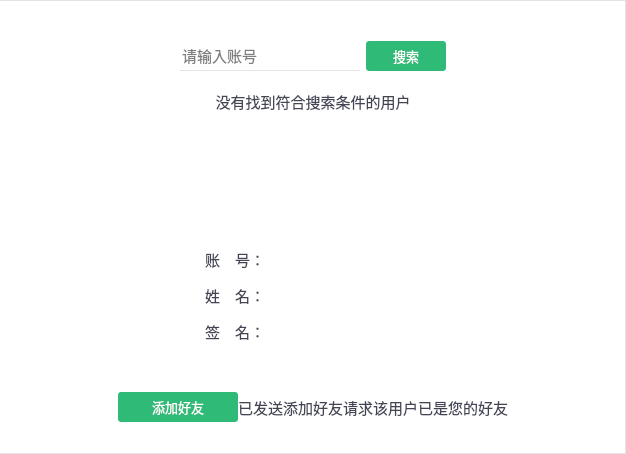
<?xml version="1.0" encoding="UTF-8"?>
<ui version="4.0">
 <class>STContactAddNewClass</class>
 <widget class="QWidget" name="STContactAddNewClass">
  <property name="geometry">
   <rect>
    <x>0</x>
    <y>0</y>
    <width>626</width>
    <height>454</height>
   </rect>
  </property>
  <property name="windowTitle">
   <string>STContactAddNew</string>
  </property>
  <property name="styleSheet">
   <string notr="true">QWidget {background-color: #ffffff;}

QWidget#STContactAddNewClass{border-right: 1px solid #e3e3e3;border-top: 1px solid #e3e3e3;border-bottom: 1px solid #e3e3e3;}</string>
  </property>
  <layout class="QVBoxLayout" name="verticalLayout">
   <item>
    <widget class="QWidget" name="widSearch" native="true">
     <layout class="QHBoxLayout" name="horizontalLayout_11">
      <property name="leftMargin">
       <number>0</number>
      </property>
      <property name="topMargin">
       <number>30</number>
      </property>
      <property name="rightMargin">
       <number>0</number>
      </property>
      <property name="bottomMargin">
       <number>0</number>
      </property>
      <item>
       <spacer name="horizontalSpacer_21">
        <property name="orientation">
         <enum>Qt::Horizontal</enum>
        </property>
        <property name="sizeHint" stdset="0">
         <size>
          <width>40</width>
          <height>20</height>
         </size>
        </property>
       </spacer>
      </item>
      <item>
       <widget class="QLineEdit" name="leContactJid">
        <property name="minimumSize">
         <size>
          <width>180</width>
          <height>30</height>
         </size>
        </property>
        <property name="maximumSize">
         <size>
          <width>180</width>
          <height>30</height>
         </size>
        </property>
        <property name="font">
         <font>
          <family>微软雅黑</family>
          <pointsize>11</pointsize>
         </font>
        </property>
        <property name="styleSheet">
         <string notr="true">border: 0px;border-bottom: 1px solid #e3e3e3;
</string>
        </property>
        <property name="placeholderText">
         <string>请输入账号</string>
        </property>
       </widget>
      </item>
      <item>
       <widget class="QPushButton" name="pbSearch">
        <property name="minimumSize">
         <size>
          <width>80</width>
          <height>30</height>
         </size>
        </property>
        <property name="maximumSize">
         <size>
          <width>80</width>
          <height>30</height>
         </size>
        </property>
        <property name="font">
         <font>
          <family>微软雅黑</family>
          <pointsize>10</pointsize>
         </font>
        </property>
        <property name="styleSheet">
         <string notr="true">

QPushButton {
	border-radius: 3px;
	color: rgb(255, 255, 255);
	background-color: rgb(48, 186, 120);
}
QPushButton:hover:pressed {
	background-color: rgb(48, 186, 120);
}
QPushButton:hover:!pressed {
	
	background-color: rgb(109, 206, 160);
}</string>
        </property>
        <property name="text">
         <string>搜索</string>
        </property>
        <property name="flat">
         <bool>true</bool>
        </property>
       </widget>
      </item>
      <item>
       <spacer name="horizontalSpacer_22">
        <property name="orientation">
         <enum>Qt::Horizontal</enum>
        </property>
        <property name="sizeHint" stdset="0">
         <size>
          <width>40</width>
          <height>20</height>
         </size>
        </property>
       </spacer>
      </item>
     </layout>
    </widget>
   </item>
   <item>
    <widget class="QWidget" name="widNotFound" native="true">
     <layout class="QVBoxLayout" name="verticalLayout_5">
      <property name="spacing">
       <number>0</number>
      </property>
      <property name="leftMargin">
       <number>0</number>
      </property>
      <property name="topMargin">
       <number>0</number>
      </property>
      <property name="rightMargin">
       <number>0</number>
      </property>
      <property name="bottomMargin">
       <number>0</number>
      </property>
      <item>
       <widget class="QWidget" name="widget" native="true">
        <layout class="QHBoxLayout" name="horizontalLayout_14">
         <item>
          <widget class="QLabel" name="label_2">
           <property name="minimumSize">
            <size>
             <width>200</width>
             <height>30</height>
            </size>
           </property>
           <property name="maximumSize">
            <size>
             <width>200</width>
             <height>30</height>
            </size>
           </property>
           <property name="font">
            <font>
             <family>微软雅黑</family>
             <pointsize>11</pointsize>
            </font>
           </property>
           <property name="styleSheet">
            <string notr="true">color: rgb(67, 69, 85);</string>
           </property>
           <property name="text">
            <string>没有找到符合搜索条件的用户</string>
           </property>
           <property name="alignment">
            <set>Qt::AlignCenter</set>
           </property>
          </widget>
         </item>
        </layout>
       </widget>
      </item>
     </layout>
    </widget>
   </item>
   <item>
    <widget class="QWidget" name="widAddNewDetail" native="true">
     <layout class="QVBoxLayout" name="verticalLayout_2">
      <property name="leftMargin">
       <number>0</number>
      </property>
      <property name="topMargin">
       <number>9</number>
      </property>
      <property name="rightMargin">
       <number>0</number>
      </property>
      <property name="bottomMargin">
       <number>0</number>
      </property>
      <item>
       <widget class="QWidget" name="widget_2" native="true">
        <layout class="QHBoxLayout" name="horizontalLayout">
         <item>
          <spacer name="horizontalSpacer">
           <property name="orientation">
            <enum>Qt::Horizontal</enum>
           </property>
           <property name="sizeHint" stdset="0">
            <size>
             <width>40</width>
             <height>20</height>
            </size>
           </property>
          </spacer>
         </item>
         <item>
          <widget class="MaskLabel" name="lblPic">
           <property name="minimumSize">
            <size>
             <width>80</width>
             <height>80</height>
            </size>
           </property>
           <property name="maximumSize">
            <size>
             <width>80</width>
             <height>80</height>
            </size>
           </property>
           <property name="text">
            <string/>
           </property>
          </widget>
         </item>
         <item>
          <spacer name="horizontalSpacer_2">
           <property name="orientation">
            <enum>Qt::Horizontal</enum>
           </property>
           <property name="sizeHint" stdset="0">
            <size>
             <width>40</width>
             <height>20</height>
            </size>
           </property>
          </spacer>
         </item>
        </layout>
       </widget>
      </item>
      <item>
       <widget class="QWidget" name="widget_17" native="true">
        <layout class="QHBoxLayout" name="horizontalLayout_15">
         <property name="leftMargin">
          <number>0</number>
         </property>
         <property name="topMargin">
          <number>0</number>
         </property>
         <property name="rightMargin">
          <number>0</number>
         </property>
         <property name="bottomMargin">
          <number>0</number>
         </property>
         <item>
          <spacer name="horizontalSpacer_29">
           <property name="orientation">
            <enum>Qt::Horizontal</enum>
           </property>
           <property name="sizeHint" stdset="0">
            <size>
             <width>40</width>
             <height>20</height>
            </size>
           </property>
          </spacer>
         </item>
         <item>
          <widget class="QLabel" name="label_22">
           <property name="minimumSize">
            <size>
             <width>150</width>
             <height>30</height>
            </size>
           </property>
           <property name="maximumSize">
            <size>
             <width>150</width>
             <height>30</height>
            </size>
           </property>
           <property name="font">
            <font>
             <family>微软雅黑 Light</family>
             <pointsize>11</pointsize>
            </font>
           </property>
           <property name="styleSheet">
            <string notr="true">color: rgb(67, 69, 85);</string>
           </property>
           <property name="text">
            <string>账　号：</string>
           </property>
           <property name="alignment">
            <set>Qt::AlignCenter</set>
           </property>
          </widget>
         </item>
         <item>
          <widget class="QLabel" name="lblJid">
           <property name="minimumSize">
            <size>
             <width>150</width>
             <height>30</height>
            </size>
           </property>
           <property name="maximumSize">
            <size>
             <width>150</width>
             <height>30</height>
            </size>
           </property>
           <property name="font">
            <font>
             <family>微软雅黑 Light</family>
             <pointsize>11</pointsize>
            </font>
           </property>
           <property name="styleSheet">
            <string notr="true">color: rgb(67, 69, 85);</string>
           </property>
           <property name="text">
            <string/>
           </property>
           <property name="alignment">
            <set>Qt::AlignCenter</set>
           </property>
          </widget>
         </item>
         <item>
          <spacer name="horizontalSpacer_30">
           <property name="orientation">
            <enum>Qt::Horizontal</enum>
           </property>
           <property name="sizeHint" stdset="0">
            <size>
             <width>40</width>
             <height>20</height>
            </size>
           </property>
          </spacer>
         </item>
        </layout>
       </widget>
      </item>
      <item>
       <widget class="QWidget" name="widget_15" native="true">
        <layout class="QHBoxLayout" name="horizontalLayout_13">
         <property name="leftMargin">
          <number>0</number>
         </property>
         <property name="topMargin">
          <number>0</number>
         </property>
         <property name="rightMargin">
          <number>0</number>
         </property>
         <property name="bottomMargin">
          <number>0</number>
         </property>
         <item>
          <spacer name="horizontalSpacer_25">
           <property name="orientation">
            <enum>Qt::Horizontal</enum>
           </property>
           <property name="sizeHint" stdset="0">
            <size>
             <width>40</width>
             <height>20</height>
            </size>
           </property>
          </spacer>
         </item>
         <item>
          <widget class="QLabel" name="label_18">
           <property name="minimumSize">
            <size>
             <width>150</width>
             <height>30</height>
            </size>
           </property>
           <property name="maximumSize">
            <size>
             <width>150</width>
             <height>30</height>
            </size>
           </property>
           <property name="font">
            <font>
             <family>微软雅黑 Light</family>
             <pointsize>11</pointsize>
            </font>
           </property>
           <property name="styleSheet">
            <string notr="true">color: rgb(67, 69, 85);</string>
           </property>
           <property name="text">
            <string>姓　名：</string>
           </property>
           <property name="alignment">
            <set>Qt::AlignCenter</set>
           </property>
          </widget>
         </item>
         <item>
          <widget class="QLabel" name="lblName">
           <property name="minimumSize">
            <size>
             <width>150</width>
             <height>30</height>
            </size>
           </property>
           <property name="maximumSize">
            <size>
             <width>150</width>
             <height>30</height>
            </size>
           </property>
           <property name="font">
            <font>
             <family>微软雅黑 Light</family>
             <pointsize>11</pointsize>
            </font>
           </property>
           <property name="styleSheet">
            <string notr="true">color: rgb(67, 69, 85);</string>
           </property>
           <property name="text">
            <string/>
           </property>
           <property name="alignment">
            <set>Qt::AlignCenter</set>
           </property>
          </widget>
         </item>
         <item>
          <spacer name="horizontalSpacer_26">
           <property name="orientation">
            <enum>Qt::Horizontal</enum>
           </property>
           <property name="sizeHint" stdset="0">
            <size>
             <width>40</width>
             <height>20</height>
            </size>
           </property>
          </spacer>
         </item>
        </layout>
       </widget>
      </item>
      <item>
       <widget class="QWidget" name="widget_12" native="true">
        <layout class="QHBoxLayout" name="horizontalLayout_10">
         <property name="leftMargin">
          <number>0</number>
         </property>
         <property name="topMargin">
          <number>0</number>
         </property>
         <property name="rightMargin">
          <number>0</number>
         </property>
         <property name="bottomMargin">
          <number>0</number>
         </property>
         <item>
          <spacer name="horizontalSpacer_19">
           <property name="orientation">
            <enum>Qt::Horizontal</enum>
           </property>
           <property name="sizeHint" stdset="0">
            <size>
             <width>40</width>
             <height>20</height>
            </size>
           </property>
          </spacer>
         </item>
         <item>
          <widget class="QLabel" name="label_14">
           <property name="minimumSize">
            <size>
             <width>150</width>
             <height>30</height>
            </size>
           </property>
           <property name="maximumSize">
            <size>
             <width>150</width>
             <height>30</height>
            </size>
           </property>
           <property name="font">
            <font>
             <family>微软雅黑 Light</family>
             <pointsize>11</pointsize>
            </font>
           </property>
           <property name="styleSheet">
            <string notr="true">color: rgb(67, 69, 85);</string>
           </property>
           <property name="text">
            <string>签　名：</string>
           </property>
           <property name="alignment">
            <set>Qt::AlignCenter</set>
           </property>
          </widget>
         </item>
         <item>
          <widget class="QLabel" name="lblSubscription">
           <property name="minimumSize">
            <size>
             <width>150</width>
             <height>30</height>
            </size>
           </property>
           <property name="maximumSize">
            <size>
             <width>150</width>
             <height>30</height>
            </size>
           </property>
           <property name="font">
            <font>
             <family>微软雅黑 Light</family>
             <pointsize>11</pointsize>
            </font>
           </property>
           <property name="styleSheet">
            <string notr="true">color: rgb(67, 69, 85);</string>
           </property>
           <property name="text">
            <string/>
           </property>
           <property name="alignment">
            <set>Qt::AlignCenter</set>
           </property>
          </widget>
         </item>
         <item>
          <spacer name="horizontalSpacer_20">
           <property name="orientation">
            <enum>Qt::Horizontal</enum>
           </property>
           <property name="sizeHint" stdset="0">
            <size>
             <width>40</width>
             <height>20</height>
            </size>
           </property>
          </spacer>
         </item>
        </layout>
       </widget>
      </item>
      <item>
       <widget class="QWidget" name="widget_14" native="true">
        <layout class="QHBoxLayout" name="horizontalLayout_12">
         <property name="spacing">
          <number>0</number>
         </property>
         <property name="topMargin">
          <number>40</number>
         </property>
         <item>
          <spacer name="horizontalSpacer_23">
           <property name="orientation">
            <enum>Qt::Horizontal</enum>
           </property>
           <property name="sizeHint" stdset="0">
            <size>
             <width>40</width>
             <height>20</height>
            </size>
           </property>
          </spacer>
         </item>
         <item>
          <widget class="QPushButton" name="pbAddNew">
           <property name="minimumSize">
            <size>
             <width>120</width>
             <height>30</height>
            </size>
           </property>
           <property name="maximumSize">
            <size>
             <width>120</width>
             <height>30</height>
            </size>
           </property>
           <property name="font">
            <font>
             <family>微软雅黑</family>
             <pointsize>10</pointsize>
            </font>
           </property>
           <property name="styleSheet">
            <string notr="true">

QPushButton {
	border-radius: 3px;
	color: rgb(255, 255, 255);
	background-color: rgb(48, 186, 120);
}
QPushButton:hover:pressed {
	background-color: rgb(48, 186, 120);
}
QPushButton:hover:!pressed {
	
	background-color: rgb(109, 206, 160);
}</string>
           </property>
           <property name="text">
            <string>添加好友</string>
           </property>
           <property name="default">
            <bool>false</bool>
           </property>
           <property name="flat">
            <bool>true</bool>
           </property>
          </widget>
         </item>
         <item>
          <widget class="QLabel" name="lblHasSendRequest">
           <property name="font">
            <font>
             <family>微软雅黑</family>
             <pointsize>11</pointsize>
            </font>
           </property>
           <property name="styleSheet">
            <string notr="true">color: rgb(67, 69, 85);</string>
           </property>
           <property name="text">
            <string>已发送添加好友请求</string>
           </property>
           <property name="alignment">
            <set>Qt::AlignCenter</set>
           </property>
          </widget>
         </item>
         <item>
          <widget class="QLabel" name="lblAlreadyFriend">
           <property name="font">
            <font>
             <family>微软雅黑</family>
             <pointsize>11</pointsize>
            </font>
           </property>
           <property name="styleSheet">
            <string notr="true">color: rgb(67, 69, 85);</string>
           </property>
           <property name="text">
            <string>该用户已是您的好友</string>
           </property>
           <property name="alignment">
            <set>Qt::AlignCenter</set>
           </property>
          </widget>
         </item>
         <item>
          <spacer name="horizontalSpacer_24">
           <property name="orientation">
            <enum>Qt::Horizontal</enum>
           </property>
           <property name="sizeHint" stdset="0">
            <size>
             <width>40</width>
             <height>20</height>
            </size>
           </property>
          </spacer>
         </item>
        </layout>
       </widget>
      </item>
     </layout>
    </widget>
   </item>
   <item>
    <spacer name="verticalSpacer_4">
     <property name="orientation">
      <enum>Qt::Vertical</enum>
     </property>
     <property name="sizeHint" stdset="0">
      <size>
       <width>20</width>
       <height>7</height>
      </size>
     </property>
    </spacer>
   </item>
  </layout>
 </widget>
 <customwidgets>
  <customwidget>
   <class>MaskLabel</class>
   <extends>QLabel</extends>
   <header location="global">masklabel.h</header>
  </customwidget>
 </customwidgets>
 <resources>
  <include location="stsample.qrc"/>
 </resources>
 <connections/>
</ui>
